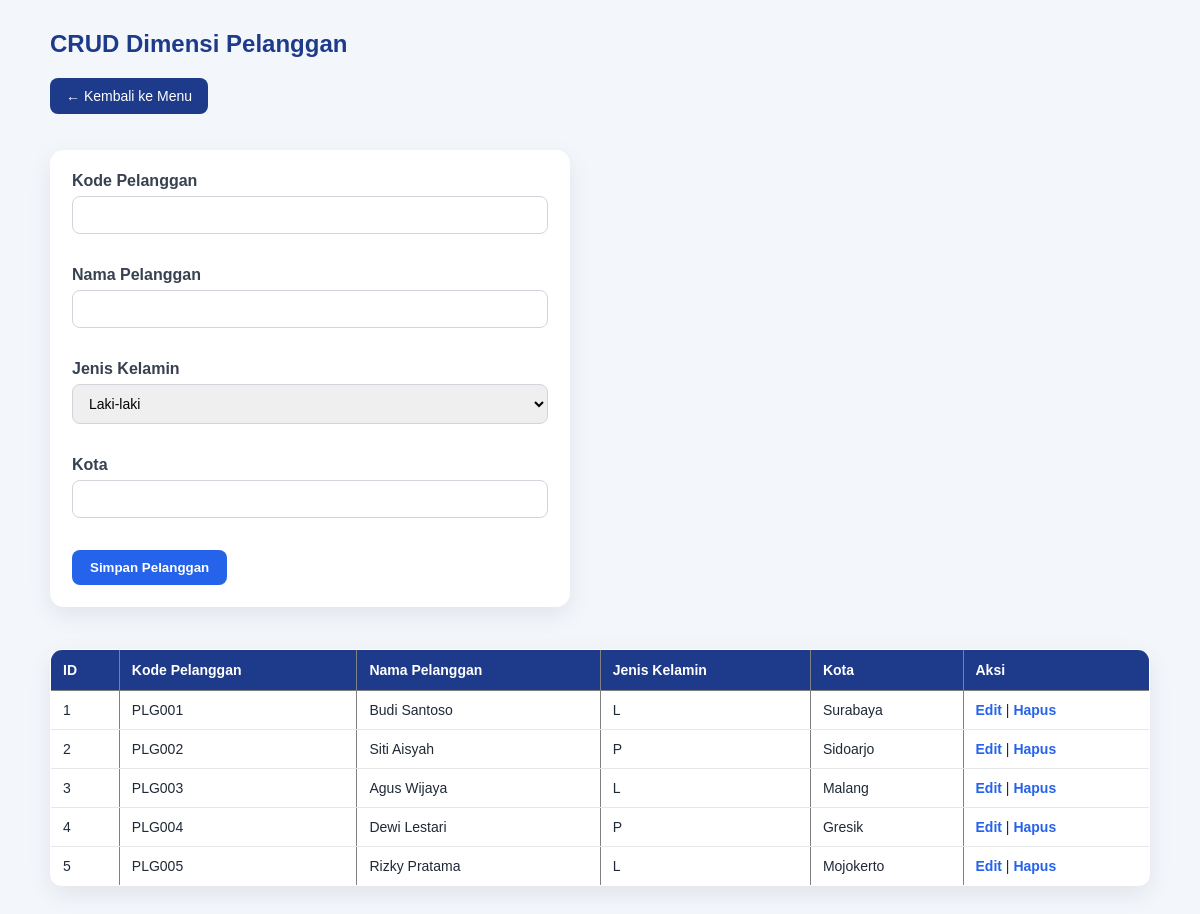
The app's page /pelanggan.php with its own data.
### tables this page shows
CREATE TABLE `dim_pelanggan` (
  `id_pelanggan` int(11) NOT NULL AUTO_INCREMENT,
  `kode_pelanggan` varchar(20) NOT NULL,
  `nama_pelanggan` varchar(100) NOT NULL,
  `jenis_kelamin` enum('L','P') NOT NULL,
  `kota` varchar(50) NOT NULL,
  PRIMARY KEY (`id_pelanggan`)
);

### pelanggan.php (the view, shortened to what this page needs)
<?php
include 'config.php';
$edit = null;
?>
<!DOCTYPE html>
<html>
<head>
    <link rel="stylesheet" href="assets/style.css">
</head>
<body>
<div class="container">
    <h2>CRUD Dimensi Pelanggan</h2>
<a href="index.php" class="back-link">← Kembali ke Menu</a>
<br><br>
<form method="POST">
    <label>Kode Pelanggan</label><br>
    <input type="text" name="kode_pelanggan" required value="<?= $edit ? $edit['kode_pelanggan'] : ''; ?>"><br><br>
    <label>Nama Pelanggan</label><br>
    <input type="text" name="nama_pelanggan" required value="<?= $edit ? $edit['nama_pelanggan'] : ''; ?>"><br><br>
    <label>Jenis Kelamin</label><br>
    <select name="jenis_kelamin" required>
        <option value="L" <?= ($edit && $edit['jenis_kelamin'] == 'L') ? 'selected' : ''; ?>>Laki-laki</option>
    </select><br><br>
    <label>Kota</label><br>
    <input type="text" name="kota" required value="<?= $edit ? $edit['kota'] : ''; ?>"><br><br>
    <?php if ($edit) { ?>
        <button type="submit" name="update">Update Pelanggan</button>
        <a href="pelanggan.php">Batal</a>
    <?php } else { ?>
        <button type="submit" name="simpan">Simpan Pelanggan</button>
    <?php } ?>
</form>
<br>
<table border="1" cellpadding="8" cellspacing="0">
    <tr>
        <th>ID</th>
        <th>Kode Pelanggan</th>
        <th>Nama Pelanggan</th>
        <th>Jenis Kelamin</th>
        <th>Kota</th>
        <th>Aksi</th>
    </tr>
    <?php
    $data = mysqli_query($conn, "SELECT * FROM dim_pelanggan");
    while ($row = mysqli_fetch_assoc($data)) {
    ?>
    <tr>
        <td><?= $row['id_pelanggan']; ?></td>
        <td><?= $row['kode_pelanggan']; ?></td>
        <td><?= $row['nama_pelanggan']; ?></td>
        <td><?= $row['jenis_kelamin']; ?></td>
        <td><?= $row['kota']; ?></td>
        <td>
            <a href="pelanggan.php?edit=<?= $row['id_pelanggan']; ?>">Edit</a> |
            <a href="pelanggan.php?hapus=<?= $row['id_pelanggan']; ?>" onclick="return confirm('Hapus data ini?')">Hapus</a>
        </td>
    </tr>
    <?php } ?>
</table>
</div>
</body>
</html>

### assets/style.css (style rules this page uses)
* { box-sizing: border-box; }
body { margin: 0; padding: 30px; font-family: Arial, Helvetica, sans-serif; background: #f3f6fb; color: #1f2937; }
h1, h2, h3 { color: #1e3a8a; }
h2 { margin-top: 0; margin-bottom: 20px; }
.container { max-width: 1100px; margin: auto; }
.back-link { display: inline-block; margin-bottom: 18px; background: #1e3a8a; color: white; padding: 10px 16px; border-radius: 8px; text-decoration: none; font-size: 14px; }
form { background: white; padding: 22px; border-radius: 14px; max-width: 520px; margin-bottom: 24px; box-shadow: 0 8px 24px rgba(15, 23, 42, 0.08); }
label { font-weight: bold; display: inline-block; margin-bottom: 6px; color: #374151; }
input, select { width: 100%; padding: 10px 12px; margin-bottom: 14px; border: 1px solid #d1d5db; border-radius: 8px; font-size: 14px; }
button { background: #2563eb; color: white; padding: 10px 18px; border: none; border-radius: 8px; cursor: pointer; font-weight: bold; }
table { width: 100%; border-collapse: collapse; background: white; border-radius: 12px; overflow: hidden; box-shadow: 0 8px 24px rgba(15, 23, 42, 0.08); margin-bottom: 24px; }
th { background: #1e3a8a; color: white; padding: 12px; text-align: left; font-size: 14px; }
td { padding: 11px 12px; border-bottom: 1px solid #e5e7eb; font-size: 14px; }
td a { color: #2563eb; font-weight: bold; text-decoration: none; }

### records on screen
dim_pelanggan: id_pelanggan "1", kode_pelanggan "PLG001", nama_pelanggan "Budi Santoso", jenis_kelamin "L", kota "Surabaya"
dim_pelanggan: id_pelanggan "2", kode_pelanggan "PLG002", nama_pelanggan "Siti Aisyah", jenis_kelamin "P", kota "Sidoarjo"
dim_pelanggan: id_pelanggan "3", kode_pelanggan "PLG003", nama_pelanggan "Agus Wijaya", jenis_kelamin "L", kota "Malang"
dim_pelanggan: id_pelanggan "4", kode_pelanggan "PLG004", nama_pelanggan "Dewi Lestari", jenis_kelamin "P", kota "Gresik"
dim_pelanggan: id_pelanggan "5", kode_pelanggan "PLG005", nama_pelanggan "Rizky Pratama", jenis_kelamin "L", kota "Mojokerto"
